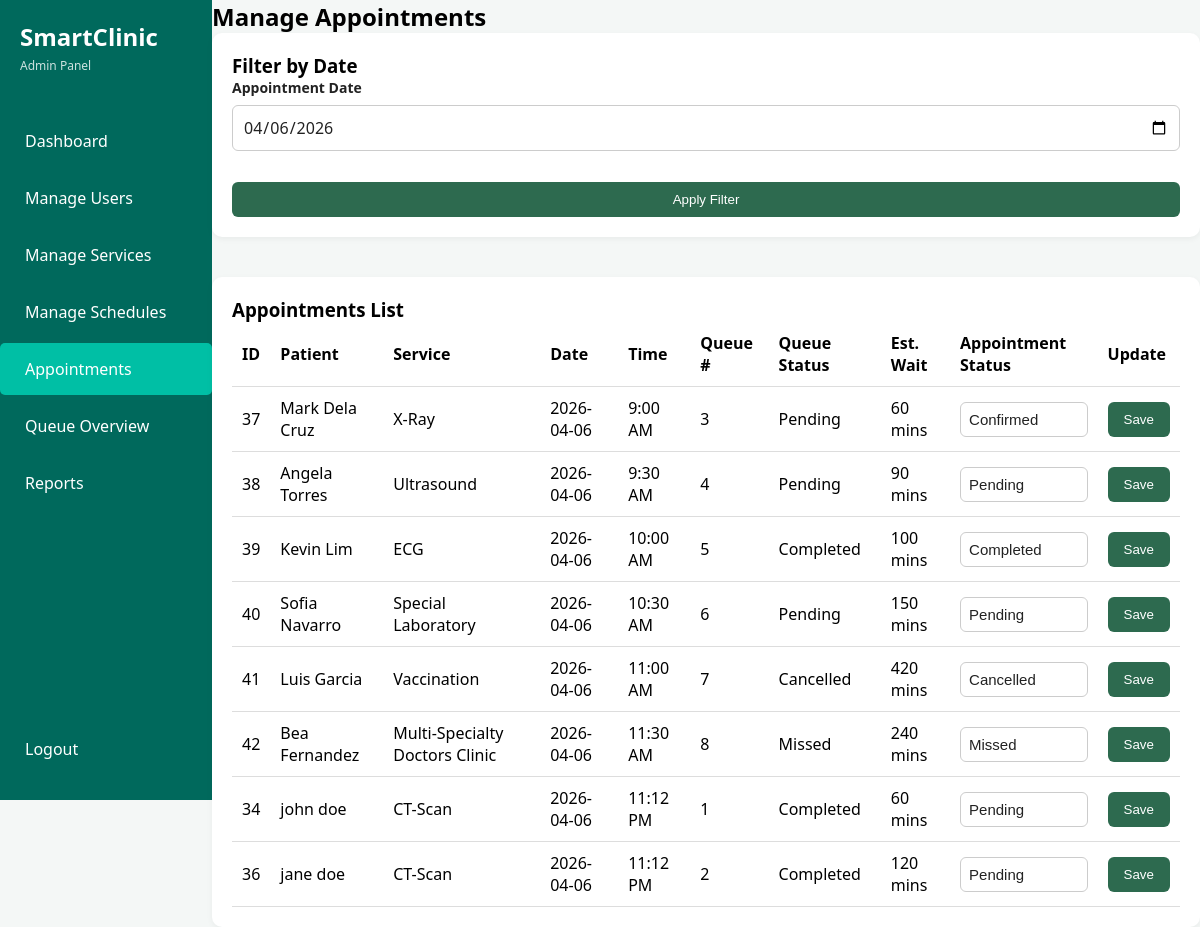
/admin/manage_appointments.php?filter_date=2026-04-06 (signed in), run on the app's committed database.
### tables this page shows
CREATE TABLE `appointments` (
  `appointment_id` int(11) UNSIGNED NOT NULL COMMENT 'PK for appointments',
  `patient_id` int(11) UNSIGNED NOT NULL COMMENT 'FK users',
  `service_id` int(11) UNSIGNED NOT NULL COMMENT 'FK services',
  `appointment_date` date NOT NULL COMMENT 'Date of the appointment',
  `appointment_time` time NOT NULL COMMENT 'Time of the appointment',
  `status` enum('pending','confirmed','ongoing','completed','missed','cancelled') NOT NULL DEFAULT 'pending' COMMENT 'Current appointment status',
  `created_at` timestamp NOT NULL DEFAULT current_timestamp() COMMENT 'Creation date'
);

CREATE TABLE `users` (
  `user_id` int(11) UNSIGNED NOT NULL COMMENT 'PK for users',
  `role_id` int(11) UNSIGNED NOT NULL COMMENT 'FK for users',
  `first_name` varchar(100) NOT NULL COMMENT 'User first name',
  `last_name` varchar(100) NOT NULL COMMENT 'User last name',
  `email` varchar(100) NOT NULL COMMENT 'Unique email address',
  `password` varchar(255) NOT NULL COMMENT 'User password',
  `contact_number` varchar(20) DEFAULT NULL COMMENT 'User contact number',
  `address` text DEFAULT NULL COMMENT 'User address',
  `created_at` timestamp NOT NULL DEFAULT current_timestamp() COMMENT 'Account creation date'
);

CREATE TABLE `services` (
  `service_id` int(11) UNSIGNED NOT NULL COMMENT 'PK for services',
  `service_name` varchar(100) NOT NULL COMMENT 'Name of the clinic service',
  `description` text DEFAULT NULL COMMENT 'Description of service',
  `estimated_duration` int(11) UNSIGNED NOT NULL DEFAULT 30 COMMENT 'Estimated duration in minutes'
);

CREATE TABLE `queue` (
  `queue_id` int(11) UNSIGNED NOT NULL COMMENT 'PK for queue',
  `appointment_id` int(11) UNSIGNED NOT NULL COMMENT 'FK appointments',
  `queue_number` int(11) UNSIGNED NOT NULL COMMENT 'Patient position in queue',
  `status` enum('pending','ongoing','completed','missed','cancelled') NOT NULL DEFAULT 'pending' COMMENT 'Current queue status',
  `estimated_wait` int(11) UNSIGNED NOT NULL DEFAULT 0 COMMENT 'Estimated waiting time in minutes',
  `created_at` timestamp NOT NULL DEFAULT current_timestamp() COMMENT 'Queue record creation date'
);

### admin/manage_appointments.php (the view, shortened to what this page needs)
<?php
require_once '../config/database.php';
$filter_date = isset($_GET['filter_date']) ? $_GET['filter_date'] : '';
$sql = "
    SELECT
        a.appointment_id,
        a.appointment_date,
        a.appointment_time,
        a.status,
        u.first_name,
        u.last_name,
        s.service_name,
        q.queue_number,
        q.estimated_wait,
        q.status AS queue_status
    FROM appointments a
    JOIN users u ON a.patient_id = u.user_id
    JOIN services s ON a.service_id = s.service_id
    LEFT JOIN queue q ON a.appointment_id = q.appointment_id
";
if (!empty($filter_date)) {
    $sql .= " WHERE a.appointment_date = ?";
    $sql .= " ORDER BY a.appointment_time ASC, a.appointment_id ASC";
    $stmt = $conn->prepare($sql);
    $stmt->bind_param("s", $filter_date);
    $stmt->execute();
    $appointments = $stmt->get_result();
} else {
    $sql .= " ORDER BY a.appointment_date DESC, a.appointment_time ASC, a.appointment_id ASC";
    $appointments = $conn->query($sql);
}
?>
<!DOCTYPE html>
<html lang="en">
<head>
    <link rel="stylesheet" href="../assets/css/styles.css">
</head>
<body class="dashboard-page admin-page">
<div class="app-container">
    <aside class="sidebar">
        <div class="logo">
            <h1>SmartClinic</h1>
            <span>Admin Panel</span>
        </div>
        <nav class="menu">
            <a href="dashboard.php" class="nav-item">Dashboard</a>
            <a href="manage_users.php" class="nav-item">Manage Users</a>
            <a href="manage_services.php" class="nav-item">Manage Services</a>
            <a href="manage_schedules.php" class="nav-item">Manage Schedules</a>
            <a href="manage_appointments.php" class="nav-item active">Appointments</a>
            <a href="queue_overview.php" class="nav-item">Queue Overview</a>
            <a href="reports.php" class="nav-item">Reports</a>
        </nav>
        <div class="logout">
            <a href="../logout.php" class="nav-item">Logout</a>
        </div>
    </aside>
    <main class="main-content">
        <h2>Manage Appointments</h2>
        <div class="content-card">
            <h3>Filter by Date</h3>
            <form method="GET" class="crud-form">
                <div class="form-group">
                    <label for="filter_date">Appointment Date</label>
                    <input type="date" name="filter_date" id="filter_date" value="<?= htmlspecialchars($filter_date) ?>">
                </div>
                <button type="submit" class="btn-primary">Apply Filter</button>
            </form>
        </div>
        <div class="content-card">
            <h3>Appointments List</h3>
            <table class="styled-table">
                <thead>
                    <tr>
                        <th>ID</th>
                        <th>Patient</th>
                        <th>Service</th>
                        <th>Date</th>
                        <th>Time</th>
                        <th>Queue #</th>
                        <th>Queue Status</th>
                        <th>Est. Wait</th>
                        <th>Appointment Status</th>
                        <th>Update</th>
                    </tr>
                </thead>
                <tbody>
                    <?php while ($row = $appointments->fetch_assoc()): ?>
                        <tr>
                            <td><?= $row['appointment_id'] ?></td>
                            <td><?= htmlspecialchars($row['first_name'] . ' ' . $row['last_name']) ?></td>
                            <td><?= htmlspecialchars($row['service_name']) ?></td>
                            <td><?= htmlspecialchars($row['appointment_date']) ?></td>
                            <td><?= date('g:i A', strtotime($row['appointment_time'])) ?></td>
                            <td><?= $row['queue_number'] ? $row['queue_number'] : '-' ?></td>
                            <td><?= $row['queue_status'] ? ucfirst($row['queue_status']) : '-' ?></td>
                            <td><?= $row['estimated_wait'] !== null ? $row['estimated_wait'] . ' mins' : '-' ?></td>
                            <td>
                                <form method="POST">
                                    <select name="status" required>
                                        <?php
                                        $statuses = ['pending', 'confirmed', 'ongoing', 'completed', 'missed', 'cancelled'];
                                        foreach ($statuses as $status):
                                        ?>
                                            <option value="<?= $status ?>" <?= $row['status'] === $status ? 'selected' : '' ?>>
                                                <?= ucfirst($status) ?>
                                            </option>
                                        <?php endforeach; ?>
                                    </select>
                            </td>
                            <td>
                                    <button type="submit" name="update_appointment" class="btn-primary">Save</button>
                            </td>
                        </tr>
                    <?php endwhile; ?>
                </tbody>
            </table>
        </div>
    </main>
</div>
</body>
</html>

### assets/css/styles.css (style rules this page uses)
* { margin: 0; padding: 0; box-sizing: border-box; }
:root { --primary-teal: #00695c; --active-teal: #00bfa5; --bg-light: #f4f7f6; --text-gray: #666; }
body { margin: 0; font-family: 'Segoe UI', Tahoma, Geneva, Verdana, sans-serif; min-height: 100vh; background: var(--bg-light); }
body.dashboard-page { display: block; min-height: 100vh; background: var(--bg-light); }
.form-group { display: flex; flex-direction: column; gap: 8px; }
.form-group label { color: white; font-size: 14px; font-weight: 500; }
.form-group input { padding: 15px 20px; border: none; border-radius: 8px; background: rgba(255, 255, 255, 0.15); color: white; font-size: 15px; outline: none; transition: background 0.3s ease; }
.form-group input::placeholder { color: rgba(255, 255, 255, 0.6); }
.app-container { display: flex; height: 100vh; }
.sidebar { width: 260px; background-color: var(--primary-teal); color: white; display: flex; flex-direction: column; padding: 20px 0; }
.logo { padding: 0 20px 40px; }
.logo h1 { margin: 0; font-size: 24px; }
.logo span { font-size: 12px; opacity: 0.8; }
.nav-item { padding: 15px 25px; color: white; text-decoration: none; display: block; margin-bottom: 5px; border-radius: 5px; transition: background 0.2s; }
.nav-item:hover, .nav-item.active { background-color: var(--active-teal); }
.main-content { flex-grow: 1; background-color: var(--bg-light); display: flex; flex-direction: column; min-height: 100vh; }
.menu { display: flex; flex-direction: column; }
.logout { margin-top: auto; padding-top: 20px; }
.content-card { background: white; padding: 20px; border-radius: 8px; box-shadow: 0 2px 6px rgba(0,0,0,0.05); margin-bottom: 20px; }
.crud-form { display: grid; gap: 16px; }
.crud-form input, .crud-form select, .crud-form textarea, .data-table input, .data-table select, .data-table textarea { width: 100%; padding: 10px 12px; border: 1px solid #d8dfe3; border-radius: 6px; font: inherit; background: white; }
.admin-page { overflow-x: auto; }
.content-card + .content-card { margin-top: 20px; }
.admin-page .form-group label { color: #222 !important; font-weight: 600; }
.admin-page input, .admin-page select, .admin-page textarea { background: #fff !important; color: #222 !important; border: 1px solid #ccc; padding: 10px; border-radius: 6px; width: 100%; }
.admin-page .form-group { display: flex; flex-direction: column; margin-bottom: 15px; }
.content-card { background: #fff; padding: 20px; border-radius: 10px; margin-bottom: 20px; }
.btn-primary { background: #2d6a4f; color: white; padding: 10px 16px; border: none; border-radius: 6px; cursor: pointer; }
.styled-table { width: 100%; border-collapse: collapse; }
.styled-table th, .styled-table td { border-bottom: 1px solid #ddd; padding: 10px; text-align: left; }
.styled-table input, .styled-table select, .styled-table textarea { width: 100%; padding: 8px; border: 1px solid #ccc; border-radius: 6px; color: #222; background: #fff; }
select { width: 100%; background-color: #ffffff; color: #222222; padding: 10px 12px; border: 1px solid #ccc; border-radius: 6px; font-size: 15px; appearance: none; -webkit-appearance: none; -moz-appearance: none; cursor: pointer; }
option { background-color: #ffffff; color: #222222; padding: 8px; }

### data on the page
appointments: appointment_id "37", patient.last_name "Mark Dela Cruz", service.service_name "X-Ray", appointment_date "2026-04-06", appointment_time "9:00 AM", queue.queue_number "3", queue.status "Pending", queue.estimated_wait "60", status "Confirmed"
appointments: appointment_id "38", patient.last_name "Angela Torres", service.service_name "Ultrasound", appointment_date "2026-04-06", appointment_time "9:30 AM", queue.queue_number "4", queue.status "Pending", queue.estimated_wait "90", status "Pending"
appointments: appointment_id "39", patient.last_name "Kevin Lim", service.service_name "ECG", appointment_date "2026-04-06", appointment_time "10:00 AM", queue.queue_number "5", queue.status "Completed", queue.estimated_wait "100", status "Completed"
appointments: appointment_id "40", patient.last_name "Sofia Navarro", service.service_name "Special Laboratory", appointment_date "2026-04-06", appointment_time "10:30 AM", queue.queue_number "6", queue.status "Pending", queue.estimated_wait "150", status "Pending"
appointments: appointment_id "41", patient.last_name "Luis Garcia", service.service_name "Vaccination", appointment_date "2026-04-06", appointment_time "11:00 AM", queue.queue_number "7", queue.status "Cancelled", queue.estimated_wait "420", status "Cancelled"
appointments: appointment_id "42", patient.last_name "Bea Fernandez", service.service_name "Multi-Specialty Doctors Clinic", appointment_date "2026-04-06", appointment_time "11:30 AM", queue.queue_number "8", queue.status "Missed", queue.estimated_wait "240", status "Missed"
appointments: appointment_id "34", patient.last_name "john doe", service.service_name "CT-Scan", appointment_date "2026-04-06", appointment_time "11:12 PM", queue.queue_number "1", queue.status "Completed", queue.estimated_wait "60", status "Pending"
appointments: appointment_id "36", patient.last_name "jane doe", service.service_name "CT-Scan", appointment_date "2026-04-06", appointment_time "11:12 PM", queue.queue_number "2", queue.status "Completed", queue.estimated_wait "120", status "Pending"
